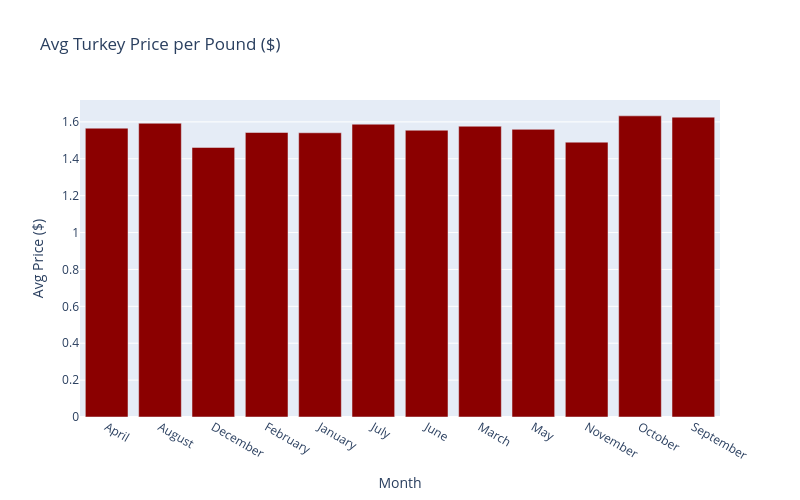

Write notebook code for a chart like this one.
### Code cell
#Now lets chart it out and look to see what we can discover using plotly
fig = px.bar( #creates a bar chart in plotly
    x = monthlyprice.index, #with months on the x
    y = monthlyprice.values, #and avg price on the y
    labels = {'x': 'Month', 'y': 'Avg Price ($)'}, #labels both axis
    title = 'Avg Turkey Price per Pound ($)', #titles the chart
    color_discrete_sequence = ['darkred']) # again attempting for a festive color

fig.update_layout( #updates the chart for better size
    width = 800,
    height = 500)

fig.show() #displays

### Figure 1 — Plotly figure (JSON) as saved in the notebook; plotly's stock layout.template omitted (floating-point values rounded to 4 significant figures)
{"data": [{"hovertemplate": "Month=%{x}<br>Avg Price ($)=%{y}<extra></extra>", "legendgroup": "", "marker": {"color": "darkred", "pattern": {"shape": ""}}, "name": "", "orientation": "v", "showlegend": false, "textposition": "auto", "type": "bar", "x": ["April", "August", "December", "February", "January", "July", "June", "March", "May", "November", "October", "September"], "xaxis": "x", "y": [1.566, 1.593, 1.462, 1.543, 1.541, 1.587, 1.555, 1.577, 1.56, 1.49, 1.633, 1.626], "yaxis": "y"}], "layout": {"barmode": "relative", "height": 500, "legend": {"tracegroupgap": 0}, "title": {"text": "Avg Turkey Price per Pound ($)"}, "width": 800, "xaxis": {"anchor": "y", "domain": [0, 1], "title": {"text": "Month"}}, "yaxis": {"anchor": "x", "domain": [0, 1], "title": {"text": "Avg Price ($)"}}}}
